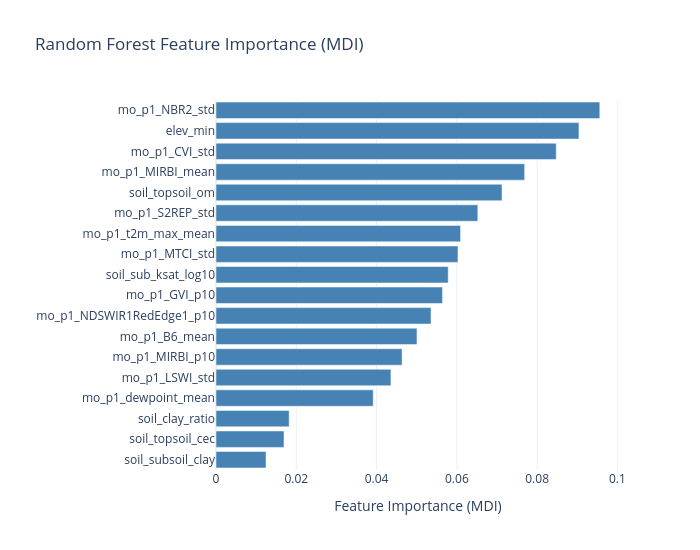

Notebook code cell kept with this figure:
### Markdown cell above
## 10. Feature Importance

### Code cell
importances = pd.Series(rf.feature_importances_, index=selected_features).sort_values(ascending=True)

fig = go.Figure(go.Bar(
    x=importances.values,
    y=importances.index,
    orientation='h',
    marker_color='steelblue',
    hovertemplate='%{y}<br>Importance: %{x:.4f}<extra></extra>'
))
fig.update_layout(
    title='Random Forest Feature Importance (MDI)',
    xaxis_title='Feature Importance (MDI)',
    yaxis_title='',
    width=700, height=550,
    template='plotly_white'
)
fig.show()

### Figure 1 — Plotly figure (JSON) as saved in the notebook; plotly's stock layout.template omitted (floating-point values rounded to 4 significant figures)
{"data": [{"hovertemplate": "%{y}<br>Importance: %{x:.4f}<extra></extra>", "marker": {"color": "steelblue"}, "orientation": "h", "type": "bar", "x": [0.01247, 0.01694, 0.01823, 0.03917, 0.04358, 0.04635, 0.05007, 0.05356, 0.05644, 0.05785, 0.06028, 0.06093, 0.06522, 0.07125, 0.07689, 0.08476, 0.09042, 0.09561], "y": ["soil_subsoil_clay", "soil_topsoil_cec", "soil_clay_ratio", "mo_p1_dewpoint_mean", "mo_p1_LSWI_std", "mo_p1_MIRBI_p10", "mo_p1_B6_mean", "mo_p1_NDSWIR1RedEdge1_p10", "mo_p1_GVI_p10", "soil_sub_ksat_log10", "mo_p1_MTCI_std", "mo_p1_t2m_max_mean", "mo_p1_S2REP_std", "soil_topsoil_om", "mo_p1_MIRBI_mean", "mo_p1_CVI_std", "elev_min", "mo_p1_NBR2_std"]}], "layout": {"height": 550, "title": {"text": "Random Forest Feature Importance (MDI)"}, "width": 700, "xaxis": {"title": {"text": "Feature Importance (MDI)"}}, "yaxis": {"title": {"text": ""}}}}
